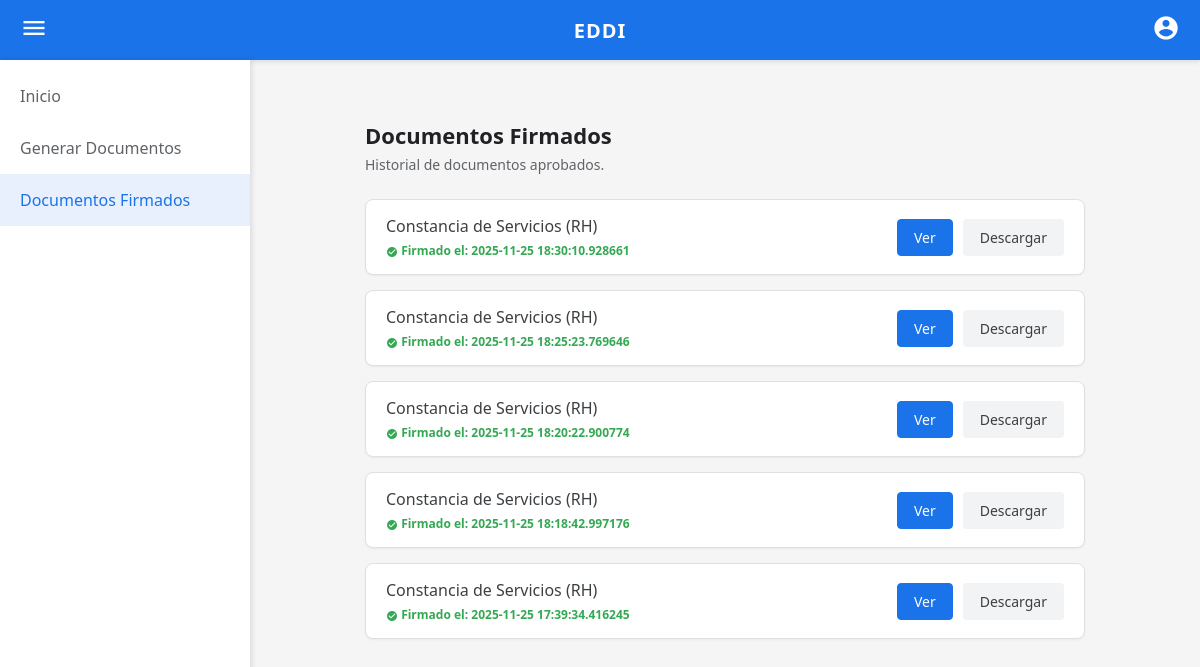
Page /documentos_firmados (signed in) on the earlier database version.
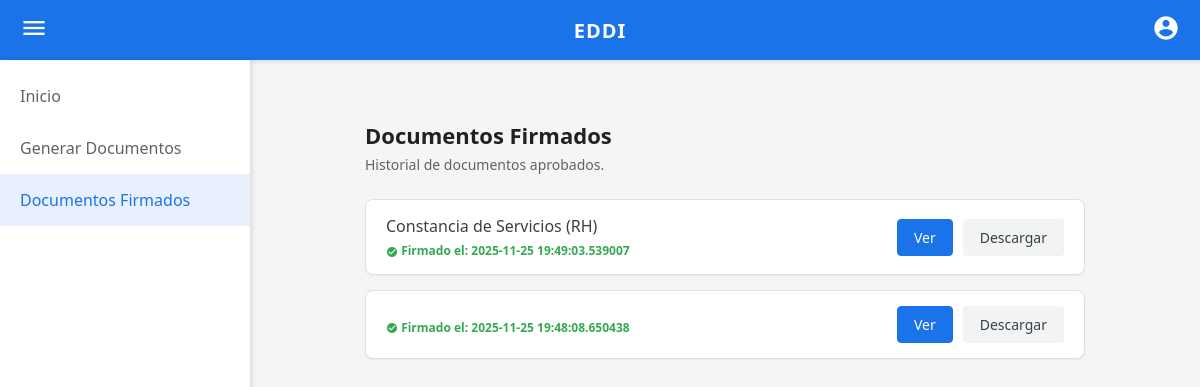
Same page on the later database version.
### tables this page shows
CREATE TABLE SolicitudesDocumentos (
    id_solicitud INTEGER PRIMARY KEY AUTOINCREMENT,
    id_docente_solicitante INT NOT NULL,
    id_usuario_destinatario INT NOT NULL,
    tipo_documento VARCHAR(50) NOT NULL,
    estado VARCHAR(20) DEFAULT 'Pendiente', 
    fecha_solicitud DATE DEFAULT (date('now')),
    fecha_firma DATETIME,
    motivo_rechazo TEXT,
    FOREIGN KEY (id_docente_solicitante) REFERENCES Docentes(id_docente),
    FOREIGN KEY (id_usuario_destinatario) REFERENCES Usuarios(id_usuario)
);

### app.py (the view)
@app.route('/documentos_firmados')
def documentos_firmados():
    if 'user_id' not in session: return redirect(url_for('login'))
    user_id = session['user_id']
    conn = get_db_connection()
    cursor = conn.cursor()
    query = """
        SELECT * FROM SolicitudesDocumentos
        WHERE id_docente_solicitante = ? AND estado = 'Firmado'
        ORDER BY fecha_firma DESC
    """
    cursor.execute(query, (user_id,))
    documentos = cursor.fetchall()
    conn.close()
    datos_docente = obtener_datos_docente_completo(user_id)
    return render_template('documentos_firmados.html', docente=datos_docente, documentos=documentos)

### app.py (called while the page is built)
def get_db_connection():
    base_dir = os.path.abspath(os.path.dirname(__file__))
    db_path = os.path.join(base_dir, 'EDDI.db')
    conn = sqlite3.connect(db_path)
    conn.row_factory = sqlite3.Row
    return conn

def obtener_datos_docente_completo(user_id):
    conn = get_db_connection()
    cursor = conn.cursor()
    query = """
        SELECT d.*, i.nombre_institucion, p.nombre_plaza, p.clave_presupuestal, dept.nombre AS departamento
        FROM Docentes d
        JOIN Instituciones i ON d.id_institucion = i.id_institucion
        JOIN Plazas p ON d.id_plaza = p.id_plaza
        JOIN Departamentos dept ON d.id_departamento = dept.id_departamento
        WHERE d.id_docente = ?
    """
    cursor.execute(query, (user_id,))
    datos = cursor.fetchone()
    conn.close()
    return datos

### templates/documentos_firmados.html (shortened to what this page needs)
<!DOCTYPE html>
<html lang="es">
<head>
    <link rel="stylesheet" href="{{ url_for('static', filename='dashboard.css') }}">
</head>
<body>
    <header class="main-header">
        <div class="icon-container" id="menu-toggle-btn"><span class="material-icons">menu</span></div>
        <div class="logo-text">EDDI</div>
        <div class="icon-container"><span class="material-icons">account_circle</span></div>
    </header>
    <div id="sidebar" class="sidebar show">
        <a href="{{ url_for('dashboard') }}" class="sidebar-link">Inicio</a>
        {% if session['rol'] == 'docente' %}
            <a href="{{ url_for('generar_documentos') }}" class="sidebar-link">Generar Documentos</a>
            <a href="{{ url_for('documentos_firmados') }}" class="sidebar-link active">Documentos Firmados</a>
        {% endif %}
    </div>
    <main class="main-content-fixed">
        <div class="docs-container">
            <h2>Documentos Firmados</h2>
            <p class="subtitle">Historial de documentos aprobados.</p>
            <div class="docs-list">
                {% if documentos %}
                    {% for doc in documentos %}
                    <div class="doc-item">
                        <div style="display:flex; flex-direction:column;">
                            <span class="doc-name">{% if doc.tipo_documento == 'constancia_rh' %}Constancia de Servicios (RH){% endif %}</span>
                            <span style="font-size: 12px; color: #34a853; margin-top: 5px; font-weight: bold;">
                                <span class="material-icons" style="font-size: 12px; vertical-align: middle;">check_circle</span>
                                Firmado el: {{ doc.fecha_firma }}
                            </span>
                        </div>
                        <div class="doc-buttons">
                            <a href="{{ url_for('ver_documento', tipo=doc.tipo_documento, id_solicitud=doc.id_solicitud) }}" target="_blank" class="btn-preview">Ver</a>
                            <a href="{{ url_for('descargar_documento', tipo=doc.tipo_documento, id_solicitud=doc.id_solicitud) }}" class="btn-download">Descargar</a>
                        </div>
                    </div>
                    {% endfor %}
                {% else %}
                    <div class="docs-list-placeholder"><p style="color: #666; font-style: italic;">Aún no tienes documentos firmados.</p></div>
                {% endif %}
            </div>
        </div>
    </main>
</body>
</html>

### static/dashboard.css (style rules this page uses)
* { margin: 0; padding: 0; box-sizing: border-box; font-family: 'Segoe UI', Roboto, Helvetica, Arial, sans-serif; }
body { background-color: #f5f5f5; display: flex; flex-direction: column; min-height: 100vh; }
.main-header { background-color: #1a73e8; color: white; height: 60px; display: flex; align-items: center; justify-content: space-between; padding: 0 20px; box-shadow: 0 2px 4px rgba(0,0,0,0.1); }
.logo-text { font-size: 20px; font-weight: bold; letter-spacing: 1px; }
.icon-container span { cursor: pointer; font-size: 28px; }
.sidebar { display: none; position: fixed; top: 60px; left: 0; width: 250px; height: calc(100vh - 60px); background-color: white; box-shadow: 2px 0 5px rgba(0,0,0,0.1); padding-top: 10px; z-index: 1000; }
.sidebar.show { display: block; }
.sidebar-link { display: block; padding: 15px 20px; text-decoration: none; font-size: 16px; color: #5f6368; font-weight: 500; }
.sidebar-link.active { color: #1a73e8; background-color: #e8f0fe; }
.docs-container { width: 100%; max-width: 900px; background-color: transparent; padding: 20px 40px; text-align: left; }
.docs-container h2 { color: #202124; font-size: 22px; font-weight: bold; margin-bottom: 5px; }
.subtitle { color: #5f6368; font-size: 14px; margin-bottom: 25px; }
.main-content-fixed { margin-left: 250px; width: calc(100% - 250px); display: flex; flex-direction: column; align-items: center; padding-top: 40px; }
.docs-container { width: 100%; max-width: 800px; text-align: left; }
.docs-list { display: flex; flex-direction: column; gap: 15px; margin-bottom: 30px; }
.doc-item { display: flex; justify-content: space-between; align-items: center; padding: 15px 20px; background-color: white; border: 1px solid #e0e0e0; border-radius: 8px; box-shadow: 0 1px 2px rgba(0,0,0,0.05); }
.doc-name { font-size: 16px; color: #3c4043; font-weight: 500; }
.doc-buttons { display: flex; gap: 10px; }
.btn-preview { background-color: #1a73e8; color: white; border: 1px solid #1a73e8; padding: 8px 16px; border-radius: 4px; font-size: 14px; font-weight: 500; cursor: pointer; text-decoration: none; transition: background-color 0.2s; }
.btn-download { background-color: #f1f3f4; color: #3c4043; border: 1px solid transparent; padding: 8px 16px; border-radius: 4px; font-size: 14px; font-weight: 500; cursor: pointer; text-decoration: none; transition: background-color 0.2s; }

Differences in the rows shown:
removed SolicitudesDocumentos: tipo_documento "Constancia de Servicios (RH)", fecha_firma "2025-11-25 18:30:10.928661"
removed SolicitudesDocumentos: tipo_documento "Constancia de Servicios (RH)", fecha_firma "2025-11-25 18:25:23.769646"
removed SolicitudesDocumentos: tipo_documento "Constancia de Servicios (RH)", fecha_firma "2025-11-25 18:20:22.900774"
removed SolicitudesDocumentos: tipo_documento "Constancia de Servicios (RH)", fecha_firma "2025-11-25 18:18:42.997176"
now on this page (row edited): SolicitudesDocumentos: tipo_documento "Constancia de Servicios (RH)", fecha_firma "2025-11-25 19:49:03.539007"
changed SolicitudesDocumentos (number 2 of 2 on the later page): fecha_firma "2025-11-25 17:39:34.416245" → "2025-11-25 19:48:08.650438"; no longer shows "Constancia de Servicios (RH)"
